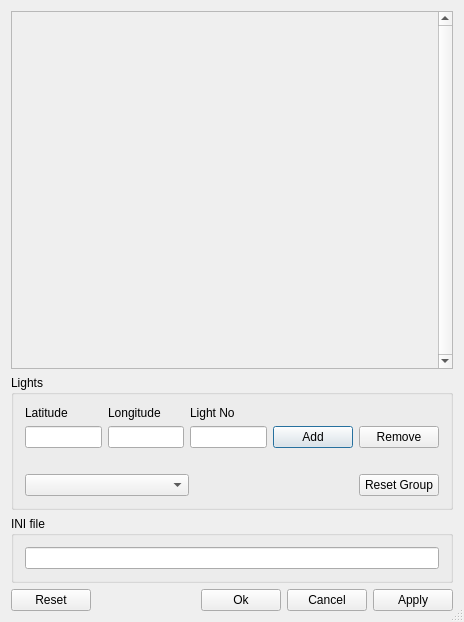
<?xml version="1.0" encoding="UTF-8"?>
<ui version="4.0">
 <author>LPub3D</author>
 <class>LDVExportOptionPanel</class>
 <widget class="QDialog" name="LDVExportOptionPanel">
  <property name="geometry">
   <rect>
    <x>0</x>
    <y>0</y>
    <width>464</width>
    <height>622</height>
   </rect>
  </property>
  <property name="windowTitle">
   <string>Export Options</string>
  </property>
  <property name="windowIcon">
   <iconset resource="../../mainApp/lpub3d.qrc">
    <normaloff>:/resources/LPub32.png</normaloff>:/resources/LPub32.png</iconset>
  </property>
  <property name="sizeGripEnabled">
   <bool>true</bool>
  </property>
  <layout class="QVBoxLayout" name="verticalLayout_3">
   <item>
    <layout class="QVBoxLayout" name="verticalLayout_2">
     <item>
      <widget class="QScrollArea" name="scrollArea">
       <property name="sizePolicy">
        <sizepolicy hsizetype="Expanding" vsizetype="Expanding">
         <horstretch>0</horstretch>
         <verstretch>0</verstretch>
        </sizepolicy>
       </property>
       <property name="verticalScrollBarPolicy">
        <enum>Qt::ScrollBarAlwaysOn</enum>
       </property>
       <property name="horizontalScrollBarPolicy">
        <enum>Qt::ScrollBarAlwaysOff</enum>
       </property>
       <property name="widgetResizable">
        <bool>true</bool>
       </property>
      </widget>
     </item>
     <item>
      <widget class="QGroupBox" name="povLightingGrpBox">
       <property name="title">
        <string>Lights</string>
       </property>
       <layout class="QVBoxLayout" name="verticalLayout">
        <item>
         <layout class="QGridLayout" name="gridLayout">
          <item row="0" column="0">
           <widget class="QLabel" name="label_13">
            <property name="text">
             <string>Latitude</string>
            </property>
           </widget>
          </item>
          <item row="0" column="1">
           <widget class="QLabel" name="label_14">
            <property name="text">
             <string>Longitude</string>
            </property>
           </widget>
          </item>
          <item row="0" column="2">
           <widget class="QLabel" name="label_12">
            <property name="text">
             <string>Light No</string>
            </property>
           </widget>
          </item>
          <item row="1" column="0">
           <widget class="QLineEdit" name="povLightLatitudeLnEdit">
            <property name="toolTip">
             <string>Enter the light's latitude coordinate.</string>
            </property>
           </widget>
          </item>
          <item row="1" column="1">
           <widget class="QLineEdit" name="povLightLongitudeLnEdit">
            <property name="toolTip">
             <string>Enter the light's longitude coordinate.</string>
            </property>
           </widget>
          </item>
          <item row="1" column="2">
           <widget class="QLineEdit" name="povLightNumLnEdit">
            <property name="autoFillBackground">
             <bool>false</bool>
            </property>
            <property name="readOnly">
             <bool>false</bool>
            </property>
           </widget>
          </item>
          <item row="1" column="3">
           <widget class="QPushButton" name="povAddLightBtn">
            <property name="toolTip">
             <string>Enter new latitude and longitude values and add a light entry.</string>
            </property>
            <property name="text">
             <string>Add</string>
            </property>
           </widget>
          </item>
          <item row="1" column="4">
           <widget class="QPushButton" name="povRemoveLightBtn">
            <property name="toolTip">
             <string>Remove the current light entry</string>
            </property>
            <property name="text">
             <string>Remove</string>
            </property>
           </widget>
          </item>
         </layout>
        </item>
        <item>
         <widget class="QLabel" name="label">
          <property name="text">
           <string/>
          </property>
         </widget>
        </item>
        <item>
         <layout class="QHBoxLayout" name="horizontalLayout">
          <item>
           <widget class="QComboBox" name="povLightsCombo">
            <property name="sizePolicy">
             <sizepolicy hsizetype="Expanding" vsizetype="Fixed">
              <horstretch>0</horstretch>
              <verstretch>0</verstretch>
             </sizepolicy>
            </property>
            <property name="toolTip">
             <string>View and select light entries</string>
            </property>
           </widget>
          </item>
          <item>
           <spacer name="horizontalSpacer">
            <property name="orientation">
             <enum>Qt::Horizontal</enum>
            </property>
            <property name="sizeType">
             <enum>QSizePolicy::MinimumExpanding</enum>
            </property>
            <property name="sizeHint" stdset="0">
             <size>
              <width>120</width>
              <height>20</height>
             </size>
            </property>
           </spacer>
          </item>
          <item>
           <widget class="QPushButton" name="povLightingGrpResetBtn">
            <property name="toolTip">
             <string>Reset the Lighting group to its default settings.</string>
            </property>
            <property name="text">
             <string>Reset Group</string>
            </property>
           </widget>
          </item>
         </layout>
        </item>
       </layout>
      </widget>
     </item>
     <item>
      <widget class="QGroupBox" name="iniBox">
       <property name="title">
        <string>INI file</string>
       </property>
       <layout class="QHBoxLayout" name="horizontalLayout_2">
        <item>
         <widget class="QLineEdit" name="iniFileEdit"/>
        </item>
       </layout>
      </widget>
     </item>
     <item>
      <layout class="QHBoxLayout" name="buttonsLayout">
       <item>
        <widget class="QPushButton" name="resetButton">
         <property name="text">
          <string>Reset</string>
         </property>
        </widget>
       </item>
       <item>
        <spacer name="spacer1">
         <property name="orientation">
          <enum>Qt::Horizontal</enum>
         </property>
         <property name="sizeType">
          <enum>QSizePolicy::Expanding</enum>
         </property>
         <property name="sizeHint" stdset="0">
          <size>
           <width>40</width>
           <height>20</height>
          </size>
         </property>
        </spacer>
       </item>
       <item>
        <widget class="QPushButton" name="okButton">
         <property name="text">
          <string>Ok</string>
         </property>
        </widget>
       </item>
       <item>
        <widget class="QPushButton" name="cancelButton">
         <property name="text">
          <string>Cancel</string>
         </property>
        </widget>
       </item>
       <item>
        <widget class="QPushButton" name="applyButton">
         <property name="text">
          <string>Apply</string>
         </property>
        </widget>
       </item>
      </layout>
     </item>
    </layout>
   </item>
  </layout>
 </widget>
 <layoutdefault spacing="6" margin="11"/>
 <tabstops>
  <tabstop>applyButton</tabstop>
  <tabstop>cancelButton</tabstop>
  <tabstop>okButton</tabstop>
  <tabstop>resetButton</tabstop>
  <tabstop>povLightsCombo</tabstop>
  <tabstop>povLightLatitudeLnEdit</tabstop>
  <tabstop>povLightLongitudeLnEdit</tabstop>
  <tabstop>povLightNumLnEdit</tabstop>
  <tabstop>povAddLightBtn</tabstop>
  <tabstop>povRemoveLightBtn</tabstop>
  <tabstop>povLightingGrpResetBtn</tabstop>
  <tabstop>scrollArea</tabstop>
  <tabstop>iniFileEdit</tabstop>
 </tabstops>
 <resources>
  <include location="../../mainApp/lpub3d.qrc"/>
  <include location="../../mainApp/lpub3d.qrc"/>
 </resources>
 <connections/>
</ui>
